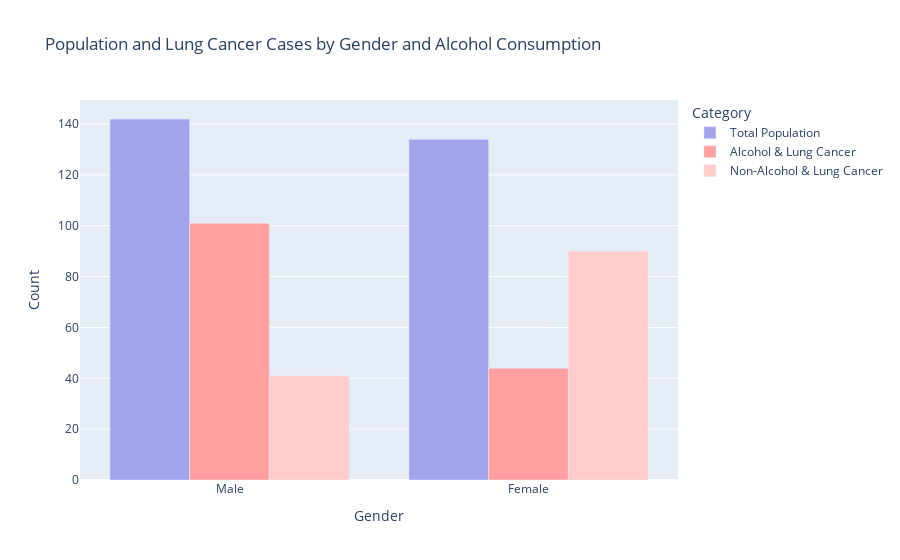

Notebook source saved alongside this figure:
### Code cell
df_copy = df.copy()
df_copy['gender'] = df_copy['gender'].replace({1: "Male", 2: "Female"})
df_copy['alcohol_consuming'] = pd.to_numeric(df_copy['alcohol_consuming'])
df_copy['lung_cancer'] = pd.to_numeric(df_copy['lung_cancer'])
male_total = len(df_copy[df_copy['gender'] == "Male"])
female_total = len(df_copy[df_copy['gender'] == "Female"])
male_alc_lc = len(df_copy[(df_copy['gender'] == "Male") & (df_copy['lung_cancer'] == 1) & (df_copy['alcohol_consuming'] == 1)])
female_alc_lc = len(df_copy[(df_copy['gender'] == "Female") & (df_copy['lung_cancer'] == 1) & (df_copy['alcohol_consuming'] == 1)])
data = {
    'Gender': ['Male', 'Female'],
    'Total Population': [male_total, female_total],
    'Alcohol & Lung Cancer': [male_alc_lc, female_alc_lc],
    'Non-Alcohol & Lung Cancer': [male_total - male_alc_lc, female_total - female_alc_lc]
}
df_plot = pd.DataFrame(data)
fig = px.bar(df_plot, x='Gender', y=['Total Population', 'Alcohol & Lung Cancer', 'Non-Alcohol & Lung Cancer'],
             title='Population and Lung Cancer Cases by Gender and Alcohol Consumption',
             labels={'value': 'Count', 'variable': 'Category'},
             color_discrete_sequence=['#a3a3ec', '#ff9f9f', '#ffcccb'])
fig.update_layout(barmode='group')
fig.show()

### Figure 1 — Plotly figure (JSON) as saved in the notebook; plotly's stock layout.template omitted (floating-point values rounded to 4 significant figures)
{"data": [{"alignmentgroup": "True", "hovertemplate": "Category=Total Population<br>Gender=%{x}<br>Count=%{y}<extra></extra>", "legendgroup": "Total Population", "marker": {"color": "#a3a3ec", "pattern": {"shape": ""}}, "name": "Total Population", "offsetgroup": "Total Population", "orientation": "v", "showlegend": true, "textposition": "auto", "type": "bar", "x": ["Male", "Female"], "xaxis": "x", "y": [142, 134], "yaxis": "y"}, {"alignmentgroup": "True", "hovertemplate": "Category=Alcohol & Lung Cancer<br>Gender=%{x}<br>Count=%{y}<extra></extra>", "legendgroup": "Alcohol & Lung Cancer", "marker": {"color": "#ff9f9f", "pattern": {"shape": ""}}, "name": "Alcohol & Lung Cancer", "offsetgroup": "Alcohol & Lung Cancer", "orientation": "v", "showlegend": true, "textposition": "auto", "type": "bar", "x": ["Male", "Female"], "xaxis": "x", "y": [101, 44], "yaxis": "y"}, {"alignmentgroup": "True", "hovertemplate": "Category=Non-Alcohol & Lung Cancer<br>Gender=%{x}<br>Count=%{y}<extra></extra>", "legendgroup": "Non-Alcohol & Lung Cancer", "marker": {"color": "#ffcccb", "pattern": {"shape": ""}}, "name": "Non-Alcohol & Lung Cancer", "offsetgroup": "Non-Alcohol & Lung Cancer", "orientation": "v", "showlegend": true, "textposition": "auto", "type": "bar", "x": ["Male", "Female"], "xaxis": "x", "y": [41, 90], "yaxis": "y"}], "layout": {"barmode": "group", "legend": {"title": {"text": "Category"}, "tracegroupgap": 0}, "title": {"text": "Population and Lung Cancer Cases by Gender and Alcohol Consumption"}, "xaxis": {"anchor": "y", "domain": [0, 1], "title": {"text": "Gender"}}, "yaxis": {"anchor": "x", "domain": [0, 1], "title": {"text": "Count"}}}}
